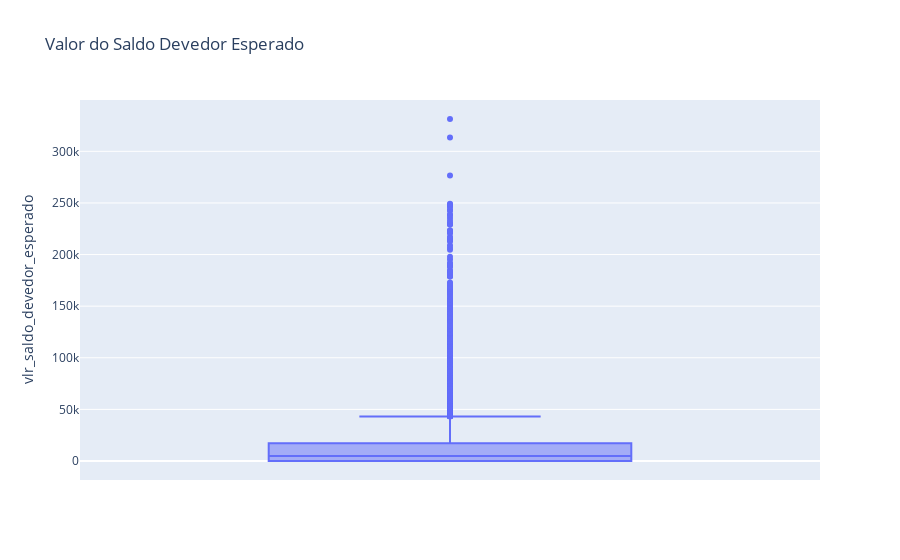

Source (notebook cell):
### Code cell
fig = px.box(geral,
            y='vlr_saldo_devedor_esperado',
            title='Valor do Saldo Devedor Esperado')
fig.show()

### Figure 1 — Plotly figure (JSON) as saved in the notebook; plotly's stock layout.template omitted (floating-point values rounded to 4 significant figures; data arrays with more than 128 entries replaced by an {"elided": "..."} marker saying what was removed)
{"data": [{"alignmentgroup": "True", "hovertemplate": "vlr_saldo_devedor_esperado=%{y}<extra></extra>", "legendgroup": "", "marker": {"color": "#636efa"}, "name": "", "notched": false, "offsetgroup": "", "orientation": "v", "showlegend": false, "type": "box", "x0": " ", "xaxis": "x", "y": {"elided": "10000 float values"}, "y0": " ", "yaxis": "y"}], "layout": {"boxmode": "group", "legend": {"tracegroupgap": 0}, "title": {"text": "Valor do Saldo Devedor Esperado"}, "xaxis": {"anchor": "y", "domain": [0, 1]}, "yaxis": {"anchor": "x", "domain": [0, 1], "title": {"text": "vlr_saldo_devedor_esperado"}}}}
